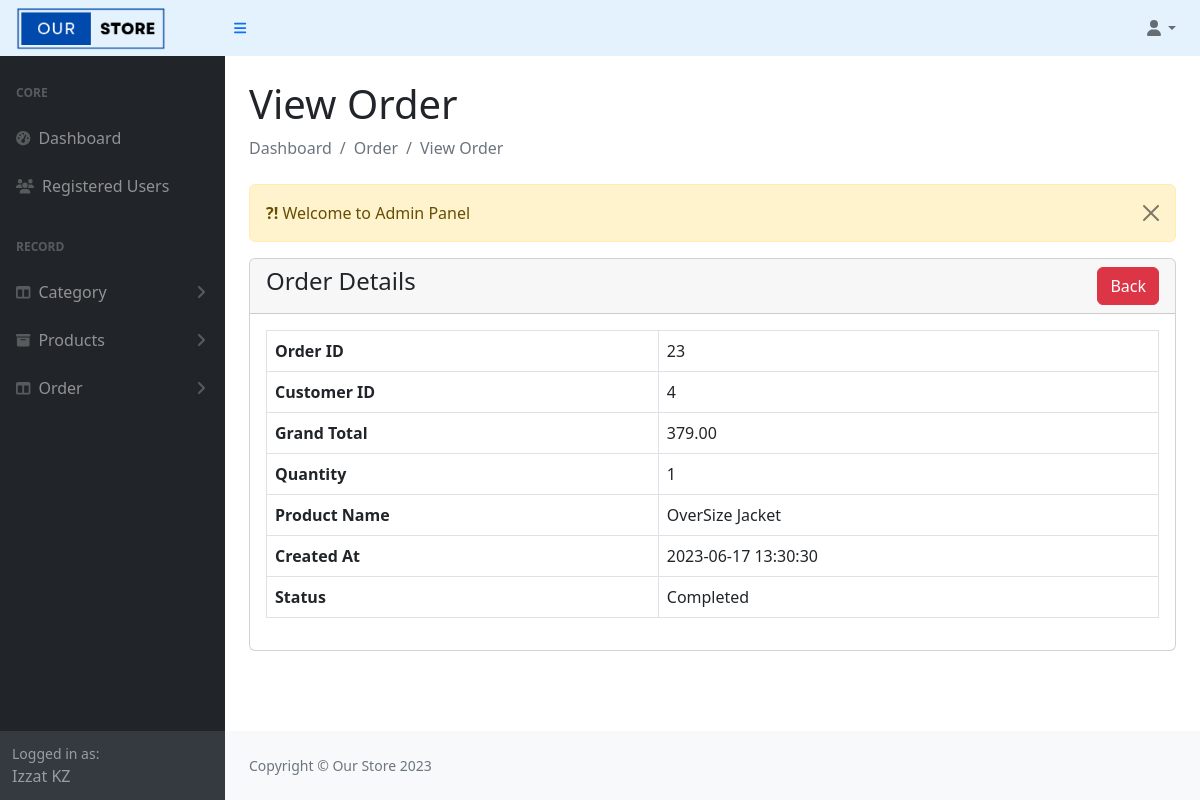
Screenshot of /admin/order-view.php?order_id=23 (signed in) with the database file from the repository.
### tables this page shows
CREATE TABLE `orders` (
  `order_id` int(11) NOT NULL,
  `cust_id` int(11) NOT NULL,
  `grand_total` float(10,2) NOT NULL,
  `created_at` datetime NOT NULL DEFAULT current_timestamp(),
  `status` enum('Pending','Completed','Cancelled') NOT NULL DEFAULT 'Pending',
  `product_id` int(11) DEFAULT NULL
);

CREATE TABLE `products` (
  `product_id` int(11) NOT NULL,
  `category_id` int(11) DEFAULT NULL,
  `name` varchar(255) NOT NULL,
  `description` text DEFAULT NULL,
  `price` decimal(10,2) NOT NULL,
  `image` varchar(255) NOT NULL,
  `created_at` datetime NOT NULL DEFAULT current_timestamp()
);

### admin/order-view.php (the view)
<?php
include('authentication.php');
include('includes/header.php');
?>
<div class="container-fluid px-4">
    <h1 class="mt-4">View Order</h1>
    <ol class="breadcrumb mb-4">
        <li class="breadcrumb-item active">Dashboard</li>
        <li class="breadcrumb-item active">Order</li>
        <li class="breadcrumb-item active">View Order</li>
    </ol>
    <div class="row">
        <div class="col-md-12">
            <?php include('message.php'); ?>
            <div class="card">
                <div class="card-header">
                    <h4>Order Details
                        <a href="order-state.php" class="btn btn-danger float-end">Back</a>
                    </h4>
                </div>
                <div class="card-body">
                    <?php
                    if (isset($_GET['order_id'])) {
                        $order_id = $_GET['order_id'];
                        $query = "SELECT o.*, p.name, p.price
                                  FROM orders o
                                  INNER JOIN products p ON p.product_id = o.product_id
                                  WHERE o.order_id = $order_id";
                        $query_run = mysqli_query($con, $query);
                        if (mysqli_num_rows($query_run) > 0) {
                            $order = mysqli_fetch_assoc($query_run);
                            ?>
                            <table class="table table-bordered">
                                <tbody>
                                    <tr>
                                        <th>Order ID</th>
                                        <td><?= $order['order_id'] ?></td>
                                    </tr>
                                    <tr>
                                        <th>Customer ID</th>
                                        <td><?= $order['cust_id'] ?></td>
                                    </tr>
                                    <tr>
                                        <th>Grand Total</th>
                                        <td><?= $order['grand_total'] ?></td>
                                    </tr>
                                    <tr>
                                        <th>Quantity</th>
                                        <td><?= round($order['grand_total'] / $order['price']) ?></td>
                                    </tr>
                                    <tr>
                                        <th>Product Name</th>
                                        <td><?= $order['name'] ?></td>
                                    </tr>
                                    <tr>
                                        <th>Created At</th>
                                        <td><?= $order['created_at'] ?></td>
                                    </tr>
                                    <tr>
                                        <th>Status</th>
                                        <td><?= $order['status'] ?></td>
                                    </tr>
                                </tbody>
                            </table>
                            <?php
                        } else {
                            echo "Order not found.";
                        }
                    } else {
                        echo "Invalid order ID.";
                    }
                    ?>
                </div>
            </div>
        </div>
    </div>
</div>
<?php
include('includes/footer.php');
include('includes/scripts.php');
?>

### rows the page displays
orders: order_id "23", cust "4", grand_total "379.00", $order['grand_total']/$order['price'] "1", product.name "OverSize Jacket", created_at "2023-06-17 13:30:30", status "Completed"

### other values shown
$_SESSION['auth_user']['user_name'] "Izzat KZ"
$_SESSION['message'] "Welcome to Admin Panel"
